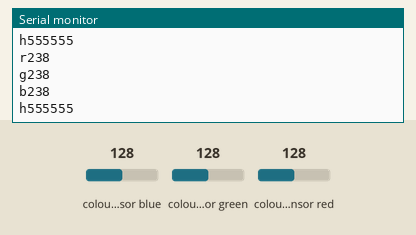
This sketch was run on a simulated Arduino Uno, built with avr-gcc and run on an emulated ATmega328P. Shown: the last lines printed to the serial monitor. Inputs (shaded band) come from the test bench; at power-on: colour sensor blue 128, colour sensor green 128, colour sensor red 128.

Above: at 1.2 s.
1.3 s: colour sensor blue set to 5
At 2.2 s:
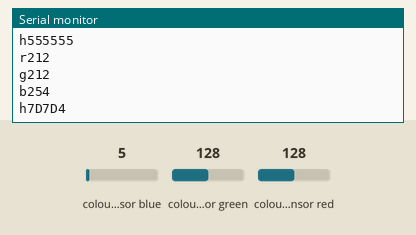
3.9 s: colour sensor green set to 5
At 5.0 s:
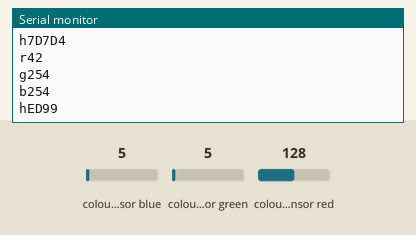
6.7 s: colour sensor red set to 191
At 7.8 s:
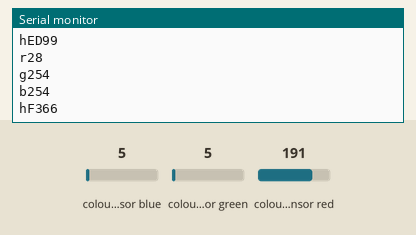
9.5 s: colour sensor blue set to 64
At 10.6 s:
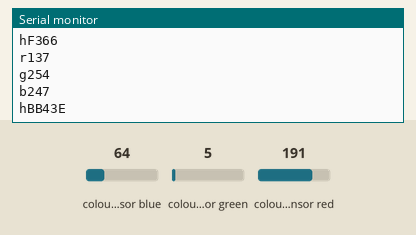
12.3 s: colour sensor green set to 128
At 13.3 s:
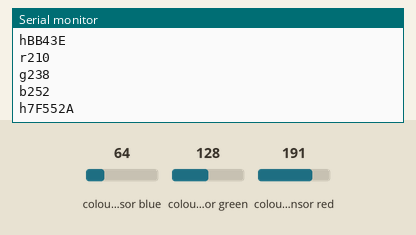
15.1 s: colour sensor red set to 5
At 16.2 s:
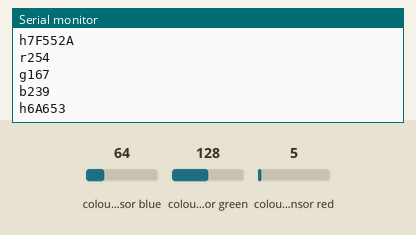
Timing chart, 0 to 18.1 s (numbered marks = the images above; inputs shaded):
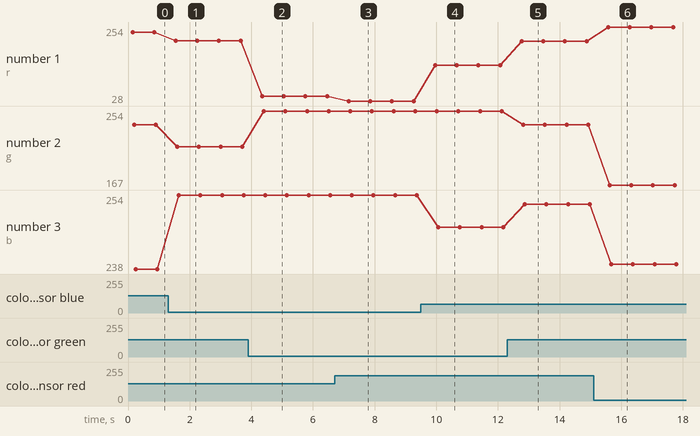

The sketch:

colortx.ino
```cpp
#include <Wire.h>
#include "Adafruit_TCS34725.h"

char packend ='\n';
uint16_t clear, red, green, blue;
String hexcol;

Adafruit_TCS34725 tcs = Adafruit_TCS34725(TCS34725_INTEGRATIONTIME_700MS, TCS34725_GAIN_1X);
#define commonAnode true
byte gammatable[256];

void setup() {
  Serial.begin(9600);
  if (tcs.begin()) {
    Serial.println("Found sensor");
  } else {
    Serial.println("No TCS34725 found ... check your connections");
    while (1);
  }

    for (int i=0; i<256; i++) {
    float x = i;
    x /= 255;
    x = pow(x, 2.5);
    x *= 255;

    if (commonAnode) {
      gammatable[i] = 255 - x;
    } else {
      gammatable[i] = x;
    }
  }
}

void loop() {
  tcs.getRawData(&red, &green, &blue, &clear);

  uint32_t sum = clear;
  float r, g, b;
  r = red; r /= sum;
  g = green; g /= sum;
  b = blue; b /= sum;
  r *= 256; g *= 256; b *= 256;

  Serial.print("r");
  Serial.print(gammatable[(int)r]);
  Serial.println(packend);
  delay(50);
  Serial.print("g");
  Serial.print(gammatable[(int)g]);
  Serial.println(packend);
  delay(50);
  Serial.print("b");
  Serial.print(gammatable[(int)b]);
  Serial.println(packend);
  delay(50);
  Serial.print("h");
  Serial.print((int)r, HEX); Serial.print((int)g, HEX); Serial.print((int)b, HEX);
  Serial.println(packend);
  delay(500);

}
```

Measured:
- after the input at 1.3 s, the serial monitor: prints a new line after 0.25 s (image 1)
- after the input at 3.9 s, the serial monitor: prints a new line after 0.45 s (image 2)
- after the input at 6.7 s, the serial monitor: prints a new line after 0.46 s (image 3)
- after the input at 9.5 s, the serial monitor: prints a new line after 0.47 s (image 4)
- after the input at 12.3 s, the serial monitor: prints a new line after 0.47 s (image 5)
- after the input at 15.1 s, the serial monitor: prints a new line after 0.48 s (image 6)
- plotted number 1: 238 → 212 after the input at 1.3 s, 212 → 42 after the input at 3.9 s, 42 → 28 after the input at 6.7 s, 28 → 137 after the input at 9.5 s, 137 → 210 after the input at 12.3 s
- plotted number 2: 238 → 212 after the input at 1.3 s, 254 → 238 after the input at 12.3 s, 238 → 167 after the input at 15.1 s
